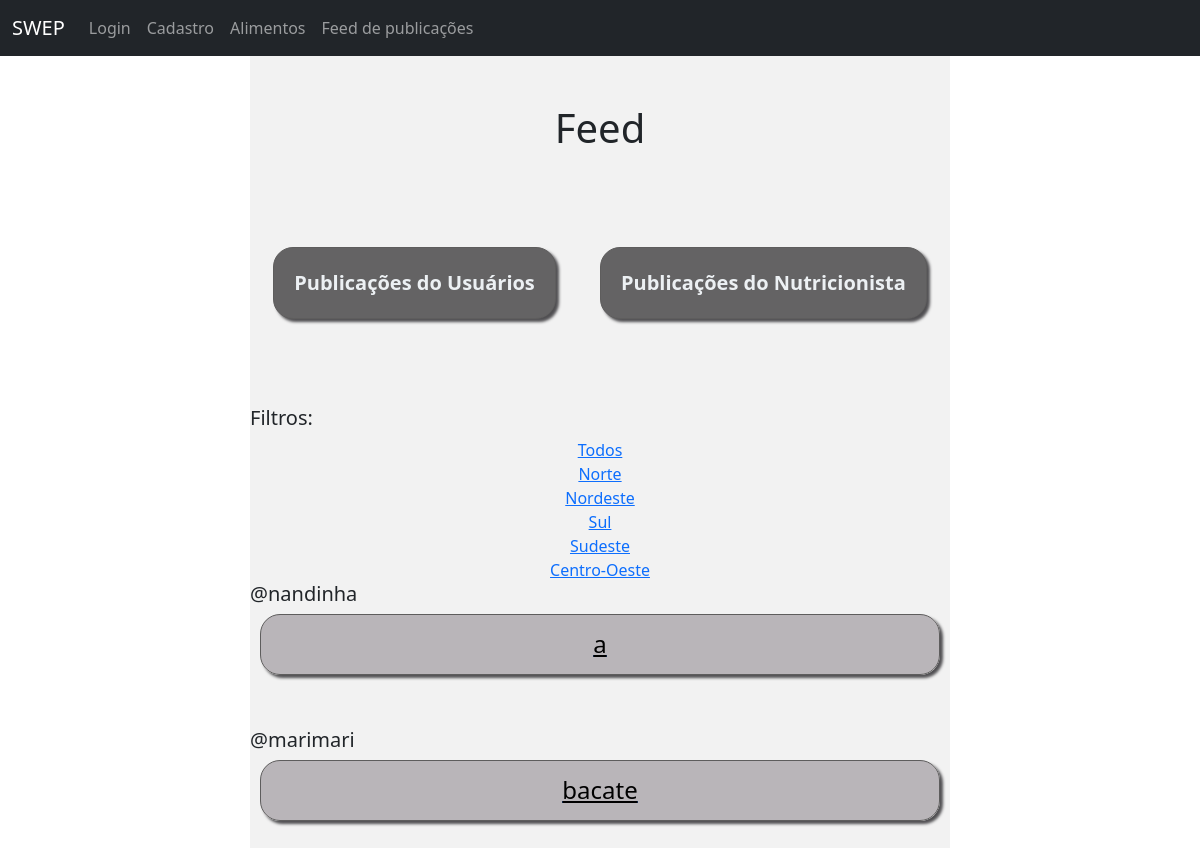
Page /feed/ on the earlier database version.
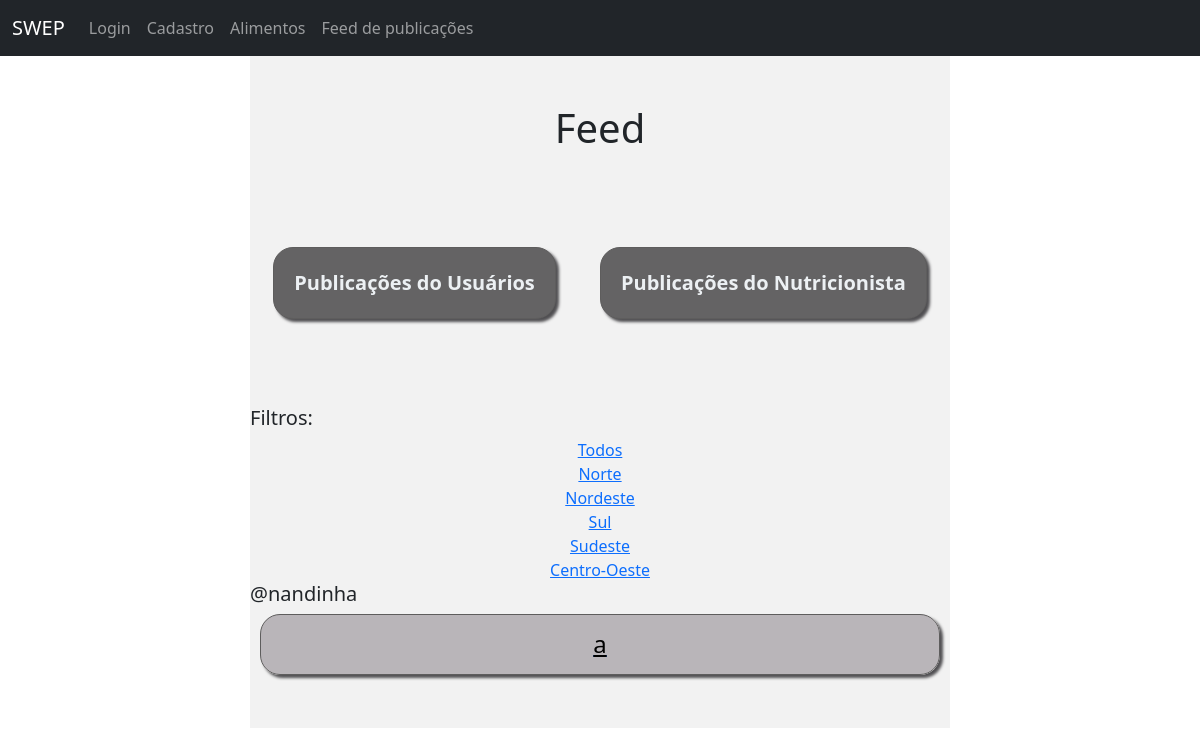
Same page on the later database version.
### swepApp/models.py (models this page shows, shortened)
class Recipe(models.Model):
    titulo = models.CharField(max_length=50)
    ingredientes = models.CharField(max_length=500)
    modoPreparo = models.TextField()
    author = models.ForeignKey(UserSwep, on_delete=models.CASCADE)
    Norte = 'Norte'
    Nordeste = 'Nordeste'
    CentroOeste = 'Centro-Oeste'
    Sul = 'Sul'
    Sudeste = 'Sudeste'
    regiaoEnum = [
        (Norte, 'Norte'),
        (Nordeste, 'Nordeste'),
        (CentroOeste, 'Centro-Oeste'),
        (Sul, 'Sul'),
        (Sudeste, 'Sudeste'),
    ]
    regiao = models.CharField(
        max_length=15,
        choices= regiaoEnum,
        null=True)

class UserSwep(AbstractUser):
    pass

### swepApp/views.py (the view)
# urls.py: path('feed/', FeedView, name='feed'),
def FeedView(request):
    if request.GET.get('q') != None:
        q = request.GET.get('q')
    else:
        q = ''
    regioes = ['Norte', 'Nordeste', 'Sul', 'Sudeste', 'Centro-Oeste']
    posts = Recipe.objects.filter(regiao__contains=q)
    return render(request, 'feed.html',  {'posts': posts, 'regioes': regioes})

### swepApp/templates/feed.html (shortened to what this page needs)
<!doctype html>
<html lang="pt-br">
  <head>
    <link href="https://cdn.jsdelivr.net/npm/bootstrap@5.2.1/dist/css/bootstrap.min.css"
          rel="stylesheet"
>
          {% include 'navbar.html' %}
  </head>
  <body>
    {% block 'content' %}
    <div class='feed'>
    <h1>Feed</h1></br></br></br>
    <a href='#'><button class="bd">Publicações do Usuários</button></a>
    <a href='#' class="bd"><button>Publicações do Nutricionista</button></a></br></br></br></br>
    <div class = 'feedreceitas'>
      <h3>Filtros:</h3>
      <a href="{% url 'feed'%}">Todos <br></a>
      {% for regiao in regioes %}
      <a href="{% url 'feed'%}?q={{regiao}}">{{regiao}} <br></a>
      {% endfor %}
      {% for recipe in posts %}
        <h3>@{{recipe.author}}</h3>
        <a href="{% url 'Receita' recipe.id %}"><h4>{{recipe.titulo}} </h4></a></br></br>
      {% endfor %}
    {% endblock %}
    </div>
  </body>
</html>

Differences in the rows shown:
removed Recipe: author "marimari", titulo "bacate"
